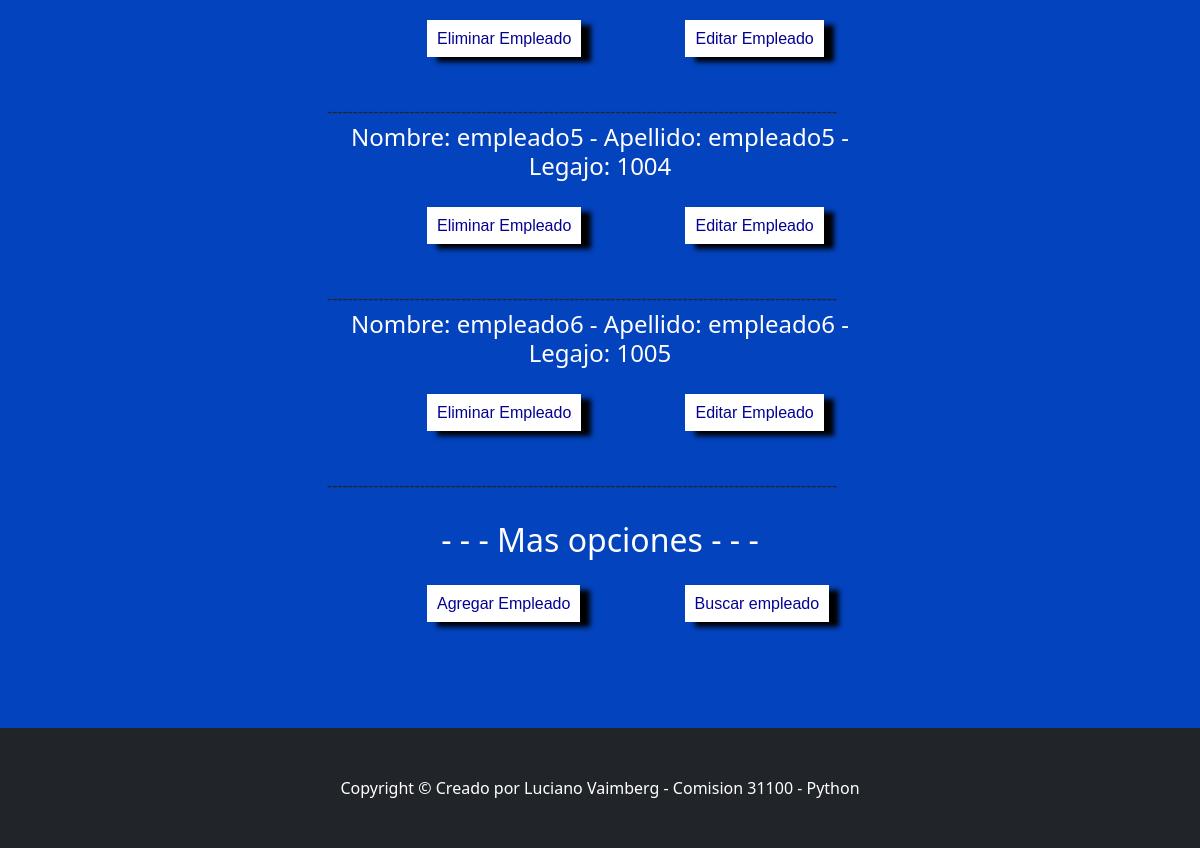
The app's page /AppVelez/leerEmpleados/ (signed in, lower part), older data.
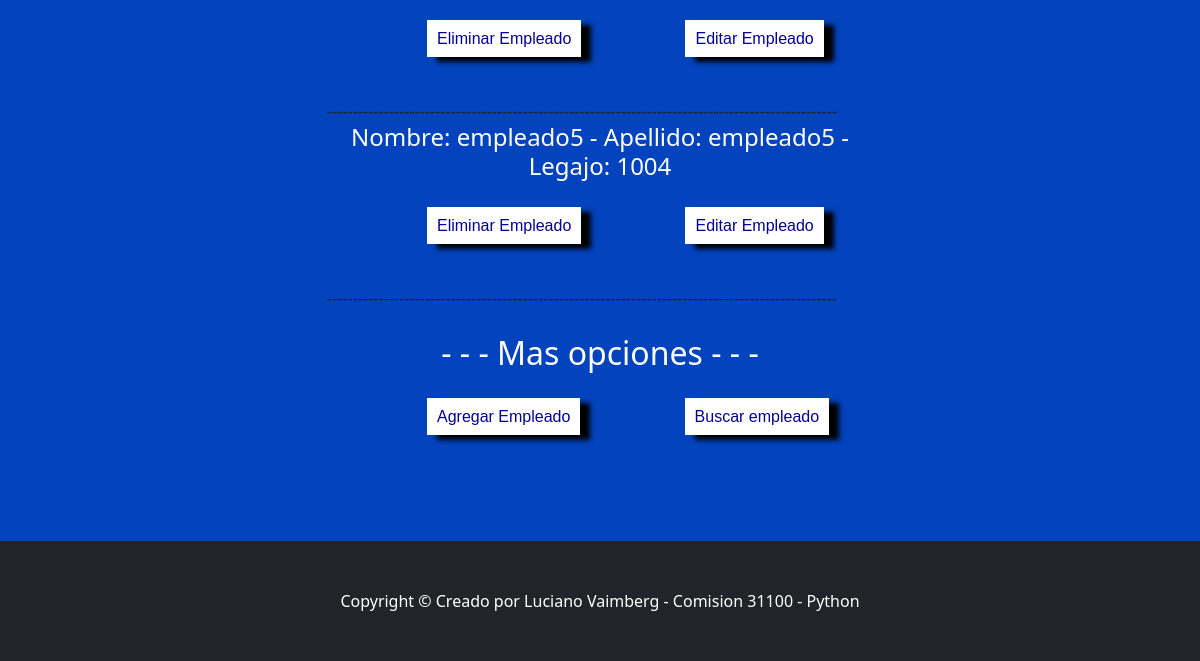
The same page, newer data.
### AppVelez/models.py (models this page shows, shortened)
class Persona(models.Model):
    nombre=models.CharField(max_length=25)
    apellido=models.CharField(max_length=25)
    class Meta:
        abstract=True

class Empleados(Persona):
    legajo=models.IntegerField()

### AppVelez/views.py (the view)
# urls.py: path('leerEmpleados/', leerEmpleados  ,name="leerEmpleados"),
@login_required
def leerEmpleados(request):
    leerempleados=Empleados.objects.all()
    return render(request, "AppVelez/leerEmpleados.html", {"leerempleados":leerempleados,"imagen_avatar": obtenerAvatar(request)})

### AppVelez/views.py (called while the page is built)
def obtenerAvatar(request):
    lista_avatar= Avatar.objects.filter(user=request.user)
    if len(lista_avatar)!=0:
        imagen_avatar=lista_avatar[0].imagen.url
    else:
        imagen_avatar=""
    return imagen_avatar

### AppVelez/templates/AppVelez/leerempleados.html (shortened to what this page needs)
{% extends "AppVelez/padre.html" %}
{% load static %}
{% block subtitulo_uno_pagina %}
<h2>{{ mensaje_eliminado_empleado }}</h2><br><br>
{% if leerEmpleados %}
<h2>{{ leerEmpleados }}</h2>
{% else %}
{% for leerempleado in leerempleados %}
<h4>Nombre: {{ leerempleado.nombre }} - Apellido: {{ leerempleado.apellido }} -  Legajo: {{ leerempleado.legajo }} </h4>
<br>
<div>
    <a class="boton" href="{% url 'eliminarEmpleados' leerempleado.id %}"> Eliminar Empleado</a>
    <a class="boton" href="{% url 'editarEmpleados' leerempleado.id %}"> Editar Empleado</a>
</div><br><br>
---------------------------------------------------------------------------------------------------<br>
{% endfor %}
{% endif %}
<br>
<h2>- - - Mas opciones - - -</h2>
<br>
<a class="boton" href="{% url 'empleadoform' %}">Agregar Empleado</a>
<a class="boton" href="{% url 'busquedaempleado' %}">Buscar empleado</a>
{% endblock %}

Row changes from the older to the newer data that the page shows:
removed Empleados: nombre "empleado6", apellido "empleado6", legajo "1005"
